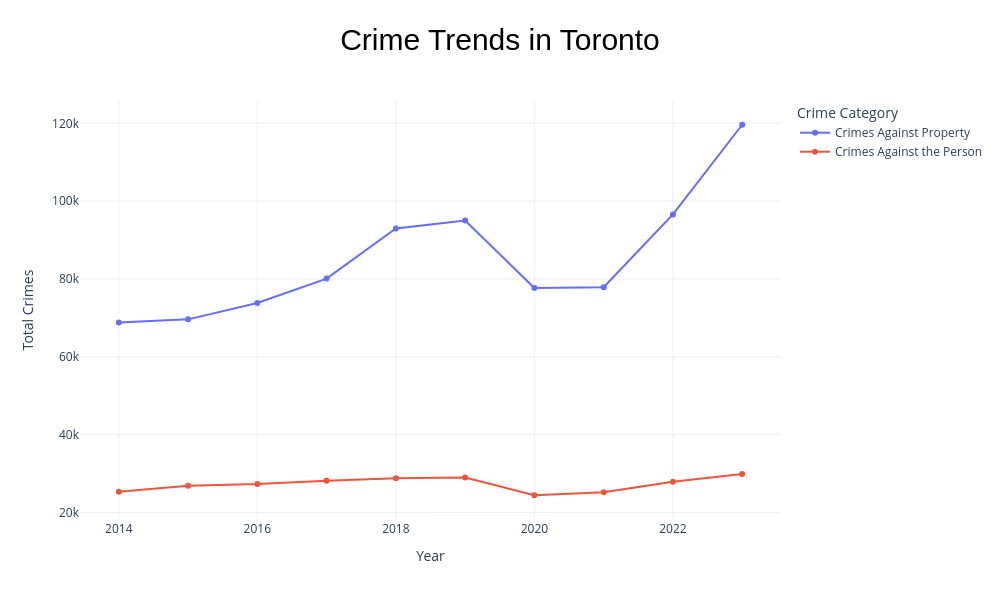

The notebook cell saved with this chart:
### Code cell
#Interactive graph showing trends in crimes against property and crimes against person.


summary = filtered_df.groupby(['REPORT_YEAR', 'CATEGORY'])['COUNT_'].sum().reset_index()




fig = px.line(summary,
              x='REPORT_YEAR',
              y='COUNT_',
              color='CATEGORY',
              markers=True,
              title='Crime Trends in Toronto by Category',
              labels={
                  'REPORT_YEAR': 'Year',
                  'COUNT_': 'Total Crimes',
                  'CATEGORY': 'Category'
              })

fig.update_layout(template='plotly_white',
                  hovermode='x unified',
                  legend_title_text='Crime Category',
                  width=1000,
                  height=600)


fig.update_layout(
    title={
        'text': 'Crime Trends in Toronto',
        'x': 0.5,  # center the title
        'xanchor': 'center',
        'font': {
            'size': 30,        # change title font size
            'color': 'black',  # optional
            'family': 'Arial'  # optional
        }
    }
)

fig.show()

### Figure 1 — Plotly figure (JSON) as saved in the notebook; plotly's stock layout.template omitted (floating-point values rounded to 4 significant figures)
{"data": [{"hovertemplate": "Category=Crimes Against Property<br>Year=%{x}<br>Total Crimes=%{y}<extra></extra>", "legendgroup": "Crimes Against Property", "line": {"color": "#636efa", "dash": "solid"}, "marker": {"symbol": "circle"}, "mode": "lines+markers", "name": "Crimes Against Property", "orientation": "v", "showlegend": true, "type": "scatter", "x": [2014, 2015, 2016, 2017, 2018, 2019, 2020, 2021, 2022, 2023], "xaxis": "x", "y": [68793, 69628, 73835, 80095, 92993, 95006, 77662, 77881, 96582, 119629], "yaxis": "y"}, {"hovertemplate": "Category=Crimes Against the Person<br>Year=%{x}<br>Total Crimes=%{y}<extra></extra>", "legendgroup": "Crimes Against the Person", "line": {"color": "#EF553B", "dash": "solid"}, "marker": {"symbol": "circle"}, "mode": "lines+markers", "name": "Crimes Against the Person", "orientation": "v", "showlegend": true, "type": "scatter", "x": [2014, 2015, 2016, 2017, 2018, 2019, 2020, 2021, 2022, 2023], "xaxis": "x", "y": [25339, 26876, 27308, 28161, 28807, 28991, 24436, 25192, 27883, 29892], "yaxis": "y"}], "layout": {"height": 600, "hovermode": "x unified", "legend": {"title": {"text": "Crime Category"}, "tracegroupgap": 0}, "title": {"font": {"color": "black", "family": "Arial", "size": 30}, "text": "Crime Trends in Toronto", "x": 0.5, "xanchor": "center"}, "width": 1000, "xaxis": {"anchor": "y", "domain": [0, 1], "title": {"text": "Year"}}, "yaxis": {"anchor": "x", "domain": [0, 1], "title": {"text": "Total Crimes"}}}}
